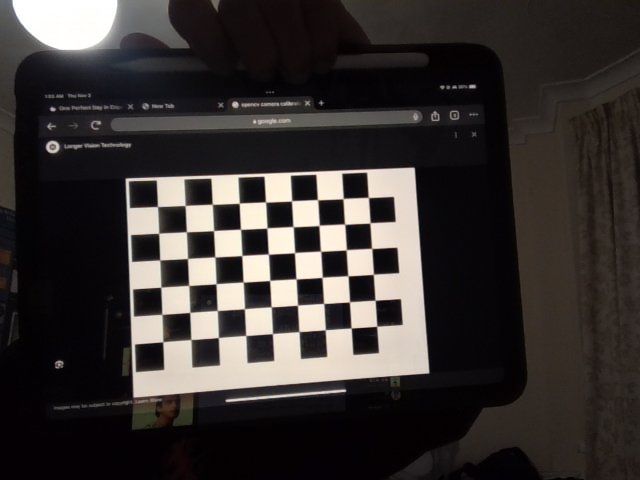
#> input picture aruco/camera_calibration/checkerboard_images/image0.png, 640 x 480 px; its folder holds only this picture in this run
$ python calibration.py
#> lines starting #> are read from the running program, lines starting #| are printed output that depends on the picture
"""
DESCRIPTION
-----------
This script finds the images taken in the directory "checkerboard_images" and produces an output matrix that calibrates
the camera with respect to the distortion produced.

BACKGROUND/THEORY
-----------------
The theory of camera calibration is presented at https://docs.opencv.org/4.x/dc/dbb/tutorial_py_calibration.html.
In short, we want to find the distortion coefficients (5 parameters) to correct the distortion.

To calibrate the camera, we need
    1) OBJECT POINTS - a set of 3D real world points
    2) IMAGE POINTS  - its corresponding 2D coordinates of these points in the image.

Here we use a well-defined checkerboard pattern with known dimensions. We know the physical size of the squares, so
we know the actual object points of the checkerboard. For example:
    We first assume a frame of reference of the checkerboard - the flat checkerboard is the XY plane and z=0. Assuming
    a square size of 13.5mm, the object coordinates of the corners are then (0,0,0), (13.5,0,0), (27,0,0) and so on.

The image points are straightforward to obtain - there are merely the coordinates of the corners within the frame.
With knowledge of both object points and image points, we can find the distortion that caused inconsistencies between
these two sets of points.


Created by: Gai Zhe
"""

# Standard Imports
import os
from pathlib import Path

# Third-Party Imports
import cv2
import numpy as np

# DEFINITIONS ----------------------------------------------------------------------------------------------------------
CHESS_BOARD_DIM = (9, 6)
SQUARE_SIZE = 13.5          # Physical square size [mm]

# Termination Criteria
criteria = (cv2.TERM_CRITERIA_EPS + cv2.TERM_CRITERIA_MAX_ITER, 30, 0.001)

# DEFINE FILES/FOLDERS -------------------------------------------------------------------------------------------------
current_dir = Path(__file__).parent

# Path to checkerboard images for calibration
image_dir = Path(current_dir, "checkerboard_images").resolve()


# FIND OBJECT POINTS ---------------------------------------------------------------------------------------------------
# Prepare a (9X3, 3) matrix. Each row represent a corner. Three columns represent their X, Y, Z coordinates
obj_3D = np.zeros((CHESS_BOARD_DIM[0] * CHESS_BOARD_DIM[1], 3), dtype=np.float32)
# Get the X and Y coordinates of each corner in terms of square size
#   1. Create a mesh grid
#   2. Transpose it
#   3. Squeeze it into two columns. The (-1) is a placeholder to automatically infer the number of rows
obj_3D[:, :2] = np.mgrid[0 : CHESS_BOARD_DIM[0], 0 : CHESS_BOARD_DIM[1]].T.reshape(-1, 2)
# Multiple by square size to get actual size
obj_3D *= SQUARE_SIZE
print(obj_3D)

# Arrays to store object points and image points from all the images.
obj_points_3D = []  # 3d point in real world space
img_points_2D = []  # 2d points in image plane.


# FIND IMAGE POINTS ---------------------------------------------------------------------------------------------------

# Find the set of image points for each image
for file in os.listdir(image_dir):
    image_path = Path(image_dir, file)
    print(f"Calibrating with image file '{file}'")

    image = cv2.imread(str(image_path))
#> image is the input picture: shape (480, 640, 3); mean B, G, R 49.9, 51.5, 56.6
    grayScale = cv2.cvtColor(image, cv2.COLOR_BGR2GRAY)
    board_detected, corners = cv2.findChessboardCorners(image, CHESS_BOARD_DIM, None)
#> board_detected = True; corners = 54 rows, first 8: [157.3, 206.4], [185, 205.7], [212.1, 204.2], [239.2, 203.3], [265.5, 202.1], [291.5, 201], [317.5, 199.7], [343, 198.8]
    if board_detected:
        # The object points are constant for all image taken
        obj_points_3D.append(obj_3D)

        # Refine the image points and append to img_points_2D
        corners = cv2.cornerSubPix(grayScale, corners, (3, 3), (-1, -1), criteria)
#> corners = 54 rows, first 8: [157.4, 206.4], [185, 205.6], [212.2, 204.2], [239.2, 203.3], [265.5, 202], [291.5, 201], [317.5, 199.6], [343.1, 198.6]
        img_points_2D.append(corners)

        img = cv2.drawChessboardCorners(image, CHESS_BOARD_DIM, corners, board_detected)
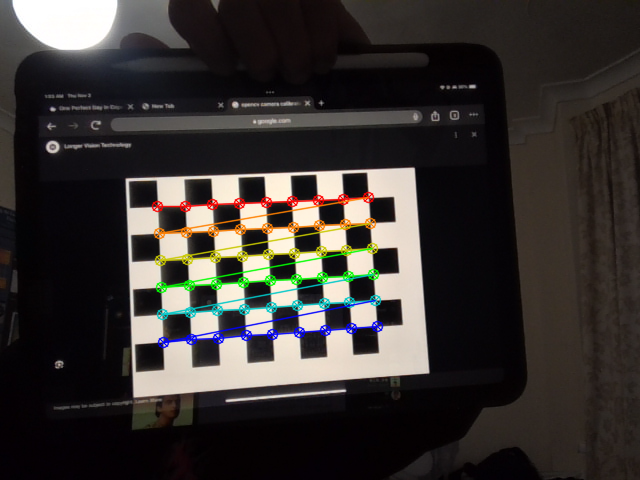
#> img: shape (480, 640, 3); mean B, G, R 48.9, 51.5, 55.8


# CALIBRATION ----------------------------------------------------------------------------------------------------------
ret, mtx, dist, rvecs, tvecs = cv2.calibrateCamera(
    obj_points_3D, img_points_2D, grayScale.shape[::-1], None, None
)
#> ret = 0.112; mtx = [[695.6, 0, 352.8], [0, 697.4, 241.2], [0, 0, 1]]; dist = [[-0.018, 1.42, 0.000999, 7.14e-05, -5.87]]; rvecs = ([-0.082, -0.137, -0.0576],); tvecs = ([-98.55, -17.44, 352.4],)
print("Calibrated")

# SAVING DATA ----------------------------------------------------------------------------------------------------------
print("Saving camera matrix, distortion coefficeints, radial and tangential vectors as a 'npz' file")
np.savez(
    Path(current_dir, "MultiMatrix.npz"),
    camMatrix=mtx,
    distCoef=dist,
    rVector=rvecs,
    tVector=tvecs,
)

# LOADING DATA ---------------------------------------------------------------------------------------------------------
print("-------------------------------------------")
print("loading data stored using numpy savez function\n \n \n")

data = np.load(Path(current_dir, 'MultiMatrix.npz'))

camMatrix = data["camMatrix"]
distCof = data["distCoef"]
rVector = data["rVector"]
tVector = data["tVector"]

print(camMatrix)

print("Loaded calibration data successfully")

$ run again, on aruco/camera_calibration/checkerboard_images/image12.png
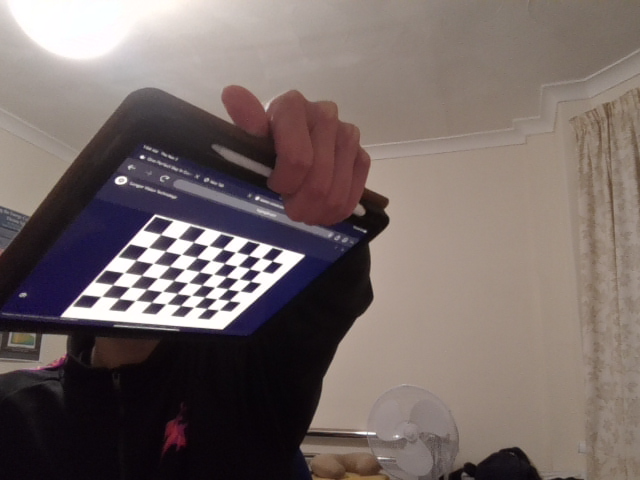
#> input picture aruco/camera_calibration/checkerboard_images/image12.png, 640 x 480 px
#> image is the input picture: shape (480, 640, 3); mean B, G, R 102.8, 105.3, 117.6
#> `grayScale = cv2.cvtColor(image, cv2.COLOR_BGR2GRAY)`:
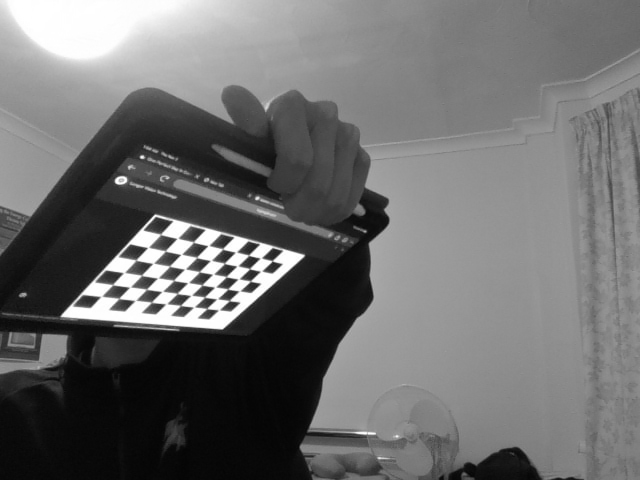
#> grayScale: shape (480, 640); min 4, max 255, mean 108.6
#> `board_detected, corners = cv2.findChessboardCorners(image, CHESS_BOARD..`: board_detected = True; corners = 54 rows, first 8: [160.8, 234.3], [176.3, 239], [193.3, 241.8], [209.9, 245], [222.6, 248.7], [234.5, 252.2], [248.8, 254.9], [259.1, 258.2]
#> `corners = cv2.cornerSubPix(grayScale, corners, (3, 3), (-1, -1), crite..`: corners = 54 rows, first 8: [160.5, 234.2], [177.1, 238.4], [193.4, 241.8], [208.2, 245.5], [222.6, 248.8], [235.7, 252.1], [248.6, 255.2], [260.6, 257.9]
#> `img = cv2.drawChessboardCorners(image, CHESS_BOARD_DIM, corners, board..`:
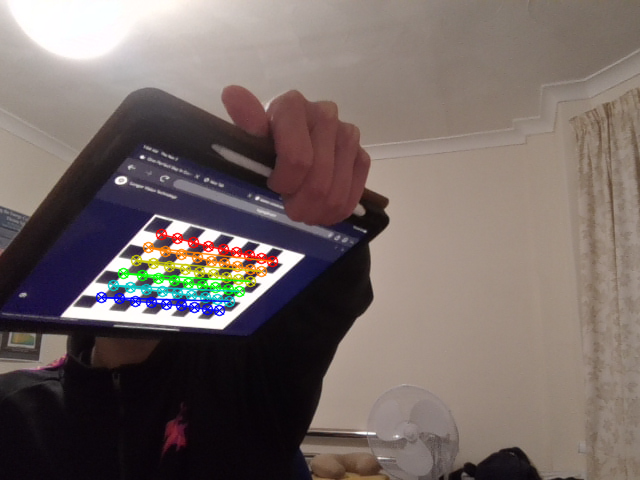
#> img: shape (480, 640, 3); mean B, G, R 101.4, 104.7, 116.7
#> ret = 0.228; mtx = [[544.9, 0, 317.1], [0, 559.7, 234.8], [0, 0, 1]]; dist = [[-0.592, 3.41, 0.00421, -0.0689, -9.52]]; rvecs = ([0.726, -0.77, 0.567],); tvecs = ([-100.3, -0.482, 358.2],)

$ run again, on aruco/camera_calibration/checkerboard_images/image13.png
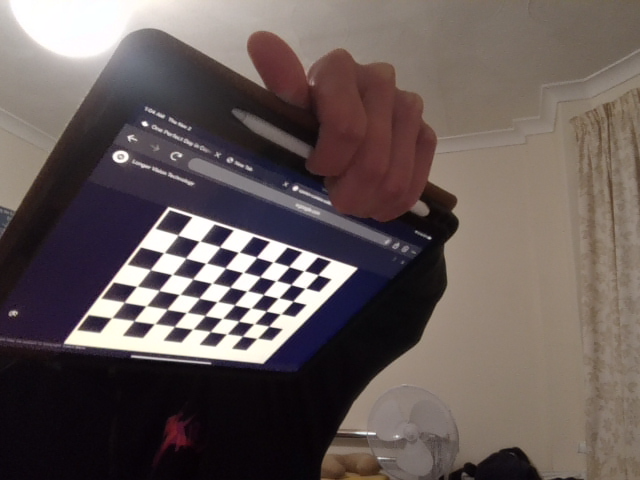
#> input picture aruco/camera_calibration/checkerboard_images/image13.png, 640 x 480 px
#> image is the input picture: shape (480, 640, 3); mean B, G, R 88.5, 90.4, 101.8
#> `grayScale = cv2.cvtColor(image, cv2.COLOR_BGR2GRAY)`:
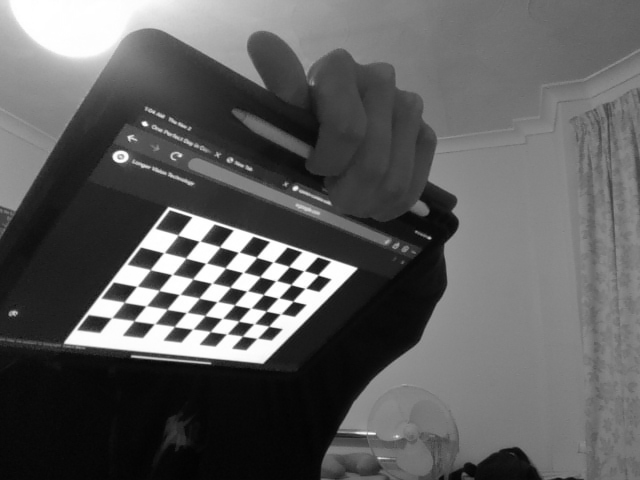
#> grayScale: shape (480, 640); min 2, max 255, mean 93.6
#> `board_detected, corners = cv2.findChessboardCorners(image, CHESS_BOARD..`: board_detected = True; corners = 54 rows, first 8: [177.7, 234.9], [201.5, 241.5], [219.7, 246.8], [238.2, 252.4], [256.4, 257.1], [273, 262.1], [289, 266.6], [304.1, 270.8]
#> `corners = cv2.cornerSubPix(grayScale, corners, (3, 3), (-1, -1), crite..`: corners = 54 rows, first 8: [177.8, 235], [199.2, 241.3], [219.7, 246.8], [238.5, 252.3], [256.5, 257.2], [273, 262.1], [289, 266.5], [303.9, 270.8]
#> `img = cv2.drawChessboardCorners(image, CHESS_BOARD_DIM, corners, board..`:
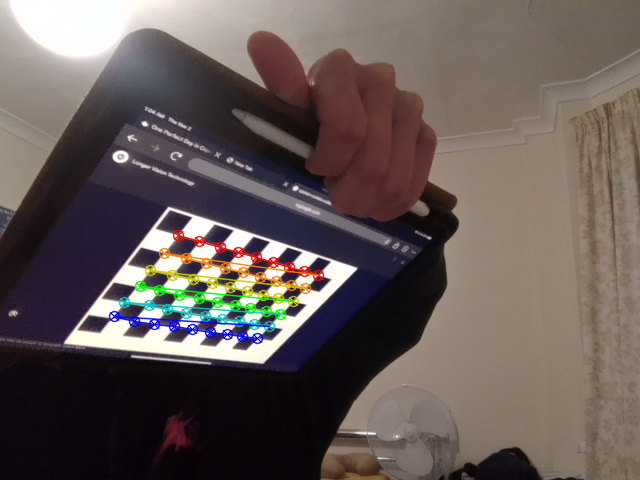
#> img: shape (480, 640, 3); mean B, G, R 87.1, 89.9, 100.9
#> ret = 0.579; mtx = [[582.3, 0, 324.6], [0, 639.4, 247.2], [0, 0, 1]]; dist = [[0.0156, -0.0828, 0.00198, -0.0444, -6.06]]; rvecs = ([0.729, -0.659, 0.531],); tvecs = ([-77.56, -5.9, 317.6],)

$ run again, on aruco/camera_calibration/checkerboard_images/image1.png
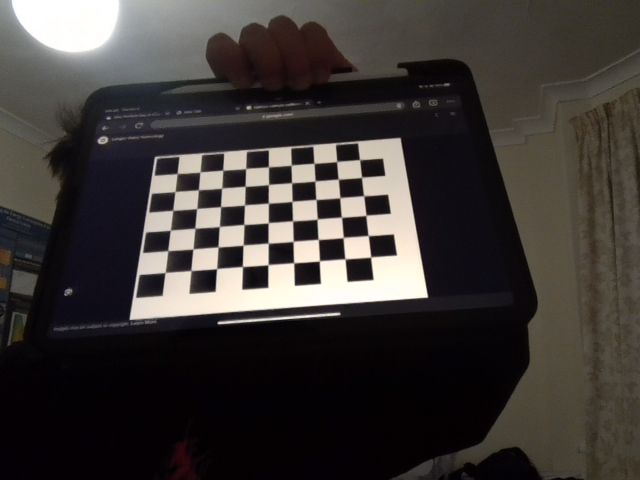
#> input picture aruco/camera_calibration/checkerboard_images/image1.png, 640 x 480 px
#> image is the input picture: shape (480, 640, 3); mean B, G, R 54.6, 57.1, 61.6
#> `board_detected, corners = cv2.findChessboardCorners(image, CHESS_BOARD..`: board_detected = True; corners = 54 rows, first 8: [177.1, 173.4], [200, 172], [222.7, 170.1], [245.6, 168.6], [268.4, 166.8], [291.2, 165.2], [314.1, 163.3], [336.8, 161.4]
#> `corners = cv2.cornerSubPix(grayScale, corners, (3, 3), (-1, -1), crite..`: corners = 54 rows, first 8: [177.1, 173.5], [199.9, 172.1], [222.7, 170.1], [245.6, 168.6], [268.4, 166.8], [291.2, 165.2], [314, 163.3], [336.7, 161.5]
#> `img = cv2.drawChessboardCorners(image, CHESS_BOARD_DIM, corners, board..`:
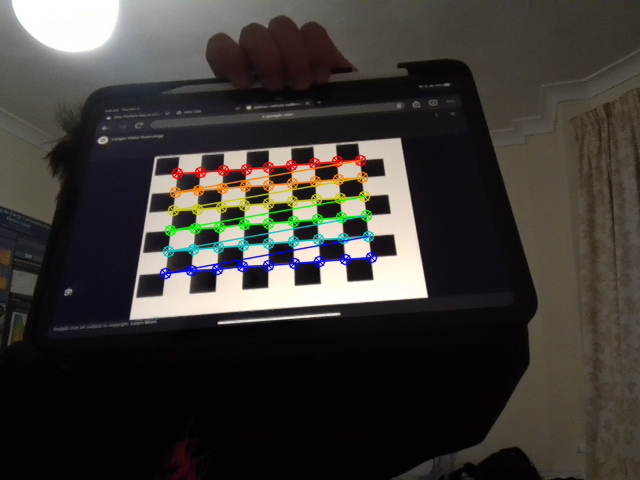
#> img: shape (480, 640, 3); mean B, G, R 53.9, 57.2, 61.1
#> ret = 0.118; mtx = [[694.1, 0, 312.2], [0, 799.5, 237.4], [0, 0, 1]]; dist = [[0.0861, -0.248, -0.00366, -0.00244, 0.344]]; rvecs = ([-0.763, 0.0361, -0.0586],); tvecs = ([-79.72, -32.67, 411.8],)
